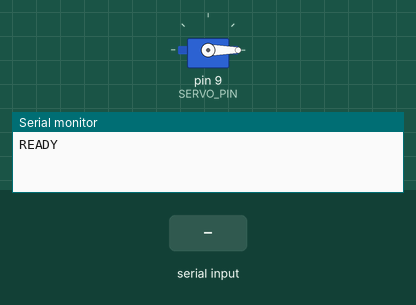
This sketch was run on a simulated Arduino Uno, built with avr-gcc and run on an emulated ATmega328P. Shown: servo, the last lines printed to the serial monitor. The test bench sets the inputs (shaded band).

Above: at 1.2 s.
1.3 s: "1\n" received over Serial
At 2.1 s:
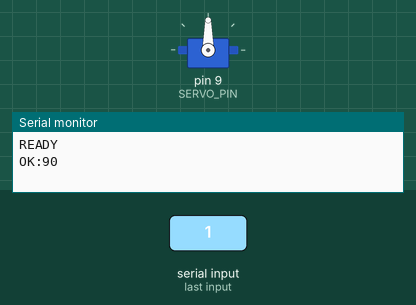
2.8 s: "0\n" received over Serial
At 3.2 s:
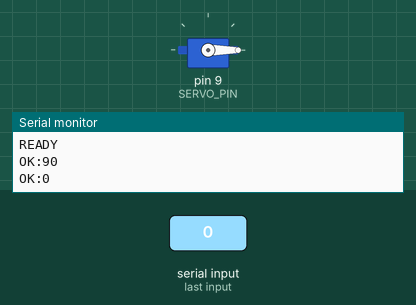
Timing chart, 0 to 5.8 s (numbered marks = the images above; inputs shaded):
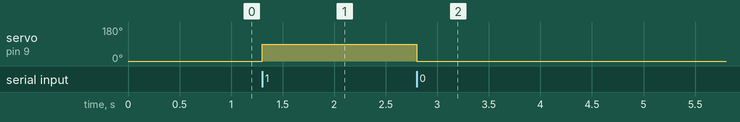

Measured:
- after the input at 1.3 s, servo on pin 9 (SERVO_PIN): 0° → 90° at once
- after the input at 2.8 s, servo on pin 9 (SERVO_PIN): 90° → 0° at once

The sketch:

servo_detect_test.ino
```cpp
#include <Servo.h>

Servo gateServo;

const int SERVO_PIN = 9;
const int CLOSED_ANGLE = 0;
const int OPEN_ANGLE = 90;

String incoming;

void setup() {
  Serial.begin(9600);
  gateServo.attach(SERVO_PIN);
  gateServo.write(CLOSED_ANGLE);
  Serial.println("READY");
}

void loop() {
  while (Serial.available() > 0) {
    char c = Serial.read();

    if (c == '\n' || c == '\r') {
      if (incoming.length() > 0) {
        handleCommand(incoming);
        incoming = "";
      }
    } else {
      incoming += c;
    }
  }
}

void handleCommand(String cmd) {
  cmd.trim();

  if (cmd == "1") {
    gateServo.write(OPEN_ANGLE);
    Serial.println("OK:90");
  } else if (cmd == "0") {
    gateServo.write(CLOSED_ANGLE);
    Serial.println("OK:0");
  } else {
    Serial.print("ERR:");
    Serial.println(cmd);
  }
}
```
